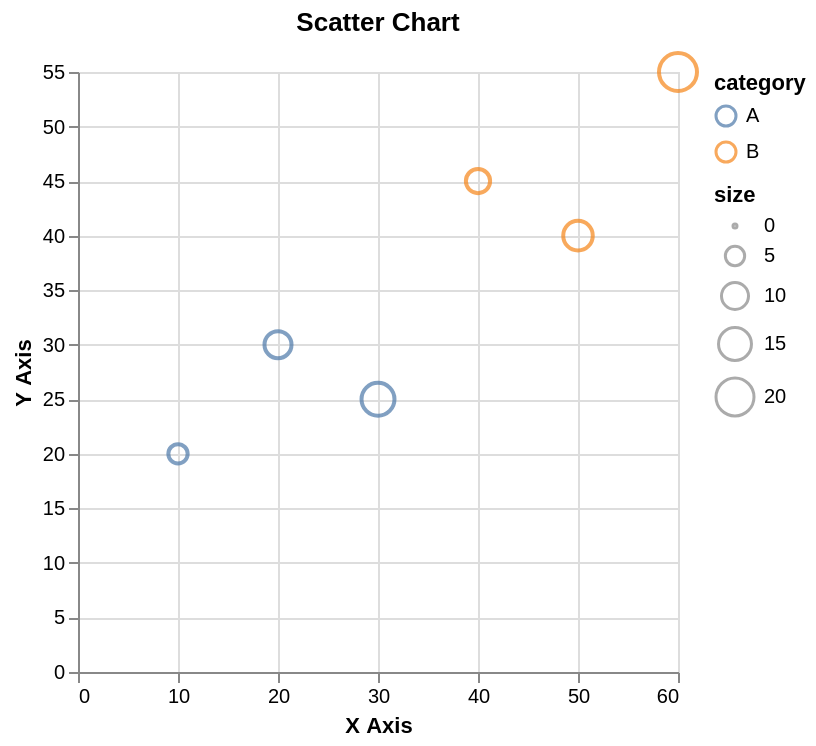

Vega-Lite specification for this chart:
### Vega-Lite specification from a JSON file in a GitHub repository (floating-point values rounded to 4 significant figures)
{"$schema": "https://vega.github.io/schema/vega-lite/v5.json", "description": "Scatter chart showing correlation.", "data": {"values": [{"x": 10, "y": 20, "size": 5, "category": "A"}, {"x": 20, "y": 30, "size": 10, "category": "A"}, {"x": 30, "y": 25, "size": 15, "category": "A"}, {"x": 40, "y": 45, "size": 8, "category": "B"}, {"x": 50, "y": 40, "size": 12, "category": "B"}, {"x": 60, "y": 55, "size": 20, "category": "B"}]}, "mark": "point", "encoding": {"x": {"field": "x", "type": "quantitative", "axis": {"title": "X Axis"}}, "y": {"field": "y", "type": "quantitative", "axis": {"title": "Y Axis"}}, "size": {"field": "size", "type": "quantitative"}, "color": {"field": "category", "type": "nominal"}}, "title": "Scatter Chart"}
